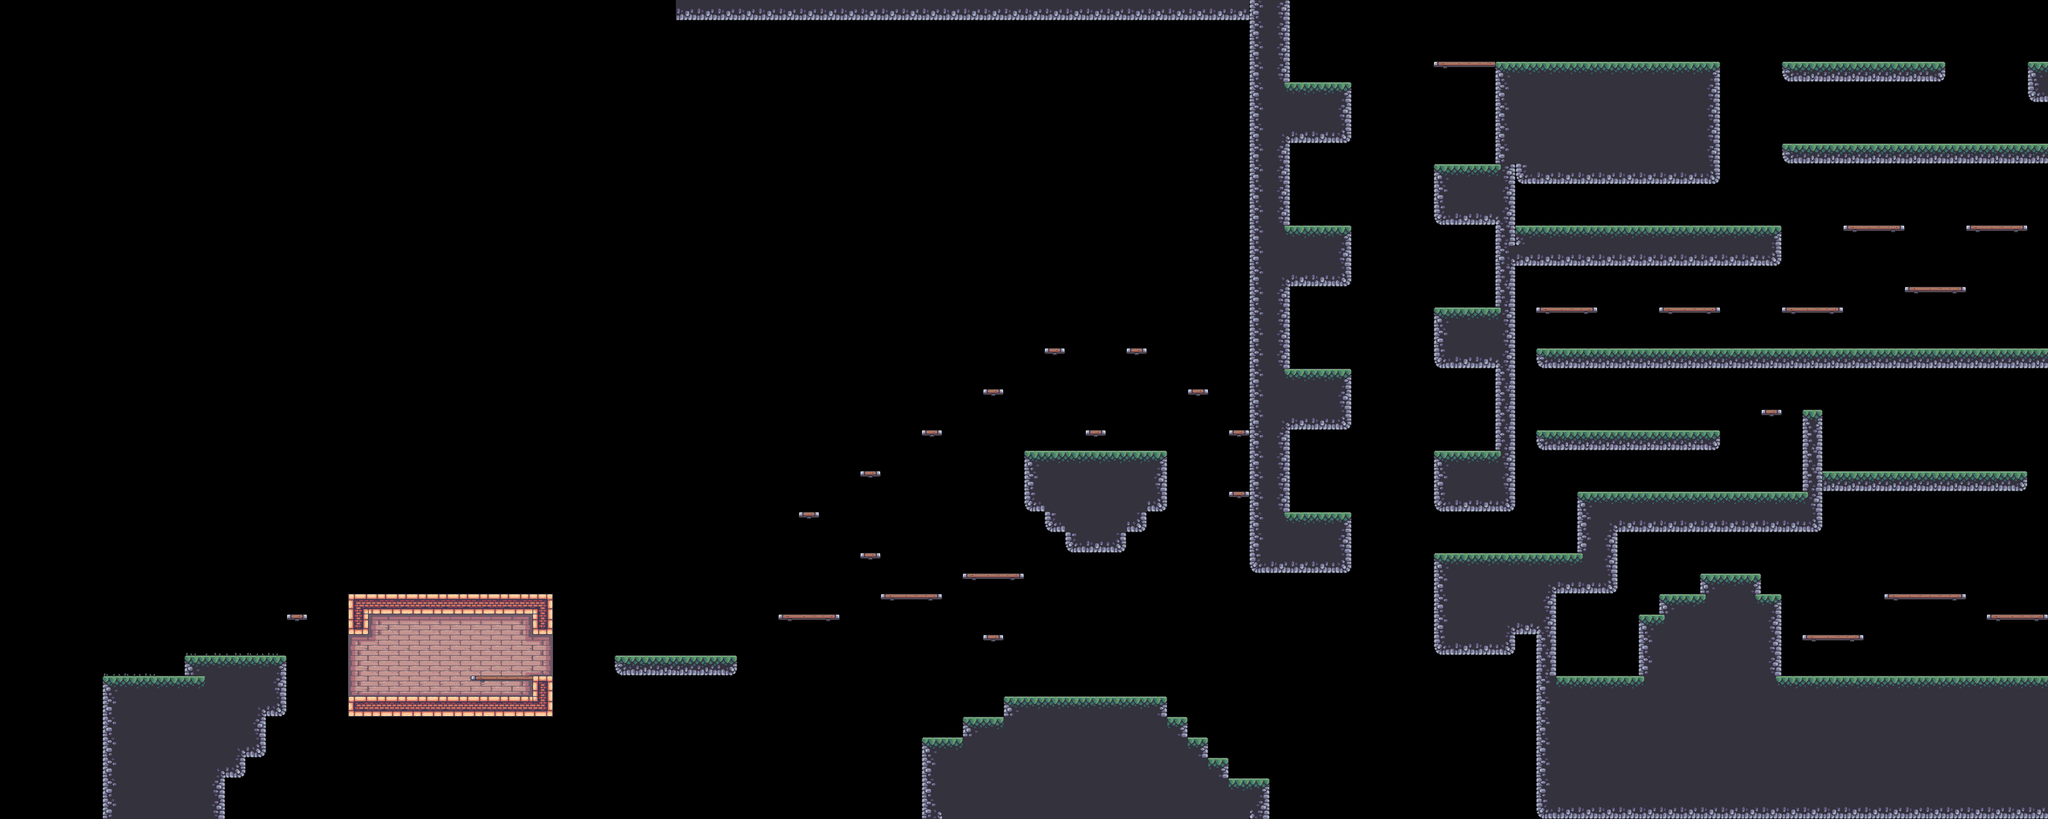

This is a level from a 2D game, rendered from its Tiled map with the project's own tilesets. A one-line summary and the map file follow, with tile-layer data summarised:
An orthogonal 100x40 tile map with 64x64 px tiles, 4 tile layers (BG, Terrain, Platforms, FG), 8 tilesets and 222 objects (31x floor_spike, 24x tooth, 20x gold, 15x palm_bg_right, 14x potion, ...).

<map version="1.10" tiledversion="1.10.2" orientation="orthogonal" renderorder="right-down" width="100" height="40" tilewidth="64" tileheight="64" infinite="0" nextlayerid="14" nextobjectid="284">
 <tileset firstgid="1" source="../tilesets/outside.tsx" />
 <tileset firstgid="49" source="../tilesets/items.tsx" />
 <tileset firstgid="54" source="../tilesets/inside.tsx" />
 <tileset firstgid="150" source="../tilesets/extra.tsx" />
 <tileset firstgid="216" source="../tilesets/objects.tsx" />
 <tileset firstgid="244" source="../tilesets/platforms.tsx" />
 <tileset firstgid="252" source="../tilesets/enemies.tsx" />
 <tileset firstgid="252" source="../tilesets/grass.tsx" />
 <layer id="9" name="BG" width="100" height="40">
  <data>[4000 cells, 37 non-empty, 11 distinct tile ids]</data>
 </layer>
 <objectgroup id="12" name="BG details" class="window">
  <object id="49" name="candle" gid="231" x="1152.5" y="2103" width="64" height="64" />
  <object id="50" name="candle" gid="231" x="1411" y="2104.5" width="64" height="64" />
  <object id="51" name="window" gid="232" x="1560.5" y="2024.5" width="64" height="64" />
  <object id="52" name="window" gid="232" x="1208.5" y="2038.5" width="64" height="64" />
  <object id="53" name="big_chain" gid="233" x="1304.67" y="2035" width="64" height="116" />
  <object id="54" name="small_chain" gid="234" x="1434.67" y="1982.33" width="64" height="62" />
  <object id="55" name="static" gid="235" x="1381" y="2174" width="14" height="34" />
  <object id="56" name="static" gid="236" x="1582.67" y="2175" width="30" height="14" />
  <object id="57" name="static" gid="237" x="1309.67" y="2175" width="14" height="28" />
  <object id="58" name="static" gid="238" x="1246.67" y="2174.67" width="24" height="14" />
  <object id="59" name="static" gid="239" x="1452.67" y="2173.33" width="42" height="44" />
  <object id="60" name="static" gid="240" x="1591" y="2172.33" width="42" height="44" />
  <object id="61" name="static" gid="241" x="1498" y="2102" width="52" height="178" />
  <object id="62" name="static" gid="242" x="1268.67" y="2101.33" width="52" height="178" />
  <object id="63" name="static" gid="243" x="1094" y="2175" width="82" height="98" />
 </objectgroup>
 <layer id="1" name="Terrain" width="100" height="40">
  <data>[4000 cells, 788 non-empty, 27 distinct tile ids]</data>
 </layer>
 <layer id="5" name="Platforms" width="100" height="40">
  <data>[4000 cells, 61 non-empty, 6 distinct tile ids]</data>
 </layer>
 <layer id="10" name="FG" width="100" height="40">
  <data>[4000 cells, 8 non-empty, 3 distinct tile ids]</data>
 </layer>
 <objectgroup id="4" name="Objects">
  <object id="6" name="crate" gid="218" x="494.5" y="2113.25" width="50" height="36" />
  <object id="7" name="crate" gid="218" x="525.5" y="2077.25" width="50" height="36" />
  <object id="9" name="barrel" gid="216" x="530.5" y="2113" width="46" height="50" />
  <object id="11" name="palm_large" gid="220" x="306.333" y="2146" width="78" height="136" />
  <object id="12" name="palm_small" gid="222" x="1095.33" y="1877.33" width="80" height="103" />
  <object id="13" name="palm_small" gid="222" x="1245.33" y="1861.33" width="80" height="103" />
  <object id="14" name="palm_small" gid="222" x="1202" y="1887.33" width="80" height="103" />
  <object id="15" name="player" gid="223" x="388.383" y="2113.57" width="74" height="56" />
  <object id="27" name="palm_bg" gid="217" x="768" y="2048" width="128" height="128" />
  <object id="43" name="palm_bg_left" gid="228" x="245" y="2162" width="104" height="106" />
  <object id="44" name="palm_bg_right" gid="229" x="866" y="2096" width="104" height="106" />
  <object id="110" name="saw" x="6208.67" y="1.33333" width="64" height="64">
   <properties>
    <property name="speed" type="int" value="0" />
   </properties>
  </object>
  <object id="112" name="floor_spike" gid="226" x="5632" y="576" width="64" height="64">
   <properties>
    <property name="inverted" type="bool" value="true" />
   </properties>
  </object>
  <object id="113" name="floor_spike" gid="226" x="5696" y="576" width="64" height="64">
   <properties>
    <property name="inverted" type="bool" value="true" />
   </properties>
  </object>
  <object id="114" name="floor_spike" gid="226" x="5760" y="574.667" width="64" height="64">
   <properties>
    <property name="inverted" type="bool" value="true" />
   </properties>
  </object>
  </objectgroup>
 <objectgroup id="13" name="Moving Objects">
  <!-- 11 objects omitted --></objectgroup>
 <objectgroup id="7" name="Items">
  <!-- 59 objects omitted --></objectgroup>
 <objectgroup id="6" name="Enemies">
  <!-- 37 objects omitted --></objectgroup>
 <objectgroup id="2" name="Water">
  <!-- 2 objects omitted --></objectgroup>
 <objectgroup id="8" name="Data">
  <!-- 1 objects omitted --></objectgroup>
</map>
<!-- 192 of 222 objects omitted -->
